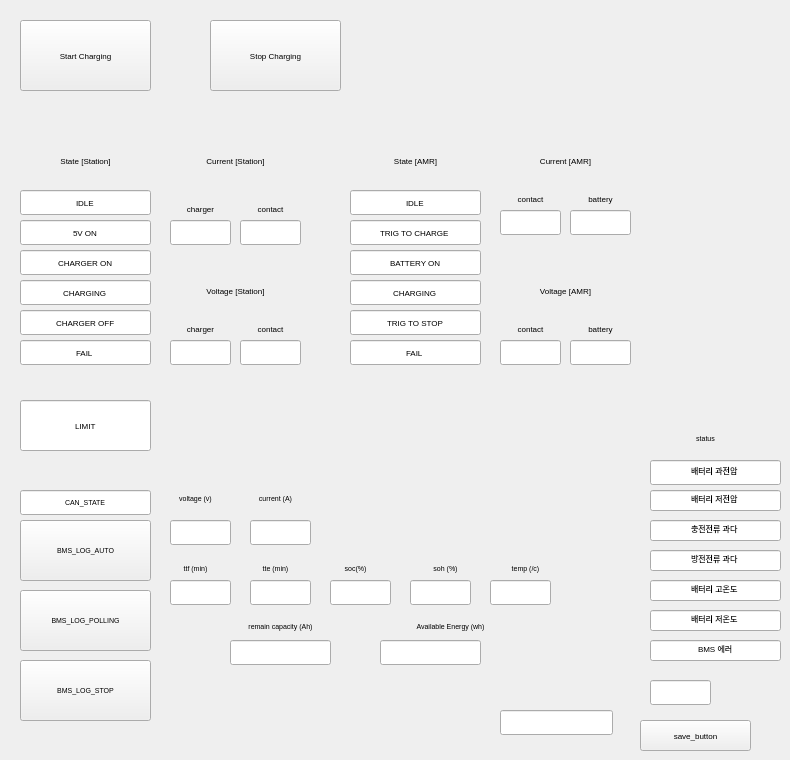
  <widget class="QWidget" name="centralwidget">
   <widget class="QPushButton" name="BTN_START_CHARGING">
    <property name="geometry">
     <rect>
      <x>20</x>
      <y>20</y>
      <width>131</width>
      <height>71</height>
     </rect>
    </property>
    <property name="font">
     <font>
      <pointsize>6</pointsize>
     </font>
    </property>
    <property name="text">
     <string>Start Charging</string>
    </property>
   </widget>
   <widget class="QPushButton" name="BTN_STOP_CHARGING">
    <property name="geometry">
     <rect>
      <x>210</x>
      <y>20</y>
      <width>131</width>
      <height>71</height>
     </rect>
    </property>
    <property name="font">
     <font>
      <pointsize>6</pointsize>
     </font>
    </property>
    <property name="text">
     <string>Stop Charging</string>
    </property>
   </widget>
   <widget class="QLabel" name="label">
    <property name="geometry">
     <rect>
      <x>20</x>
      <y>140</y>
      <width>131</width>
      <height>41</height>
     </rect>
    </property>
    <property name="font">
     <font>
      <pointsize>6</pointsize>
     </font>
    </property>
    <property name="text">
     <string>State [Station]</string>
    </property>
    <property name="alignment">
     <set>Qt::AlignCenter</set>
    </property>
   </widget>
   <widget class="QLabel" name="label_2">
    <property name="geometry">
     <rect>
      <x>350</x>
      <y>140</y>
      <width>131</width>
      <height>41</height>
     </rect>
    </property>
    <property name="font">
     <font>
      <pointsize>6</pointsize>
     </font>
    </property>
    <property name="text">
     <string>State [AMR]</string>
    </property>
    <property name="alignment">
     <set>Qt::AlignCenter</set>
    </property>
   </widget>
   <widget class="QLineEdit" name="LE_STATE_STATION_IDLE">
    <property name="geometry">
     <rect>
      <x>20</x>
      <y>190</y>
      <width>131</width>
      <height>25</height>
     </rect>
    </property>
    <property name="font">
     <font>
      <pointsize>6</pointsize>
     </font>
    </property>
    <property name="text">
     <string>IDLE</string>
    </property>
    <property name="alignment">
     <set>Qt::AlignCenter</set>
    </property>
    <property name="readOnly">
     <bool>true</bool>
    </property>
   </widget>
   <widget class="QLineEdit" name="LE_STATE_STATION_5V_ON">
    <property name="geometry">
     <rect>
      <x>20</x>
      <y>220</y>
      <width>131</width>
      <height>25</height>
     </rect>
    </property>
    <property name="font">
     <font>
      <pointsize>6</pointsize>
     </font>
    </property>
    <property name="text">
     <string>5V ON</string>
    </property>
    <property name="alignment">
     <set>Qt::AlignCenter</set>
    </property>
    <property name="readOnly">
     <bool>true</bool>
    </property>
   </widget>
   <widget class="QLineEdit" name="LE_STATE_STATION_CHARGER_ON">
    <property name="geometry">
     <rect>
      <x>20</x>
      <y>250</y>
      <width>131</width>
      <height>25</height>
     </rect>
    </property>
    <property name="font">
     <font>
      <pointsize>6</pointsize>
     </font>
    </property>
    <property name="text">
     <string>CHARGER ON</string>
    </property>
    <property name="alignment">
     <set>Qt::AlignCenter</set>
    </property>
    <property name="readOnly">
     <bool>true</bool>
    </property>
   </widget>
   <widget class="QLineEdit" name="LE_STATE_STATION_CHARGING">
    <property name="geometry">
     <rect>
      <x>20</x>
      <y>280</y>
      <width>131</width>
      <height>25</height>
     </rect>
    </property>
    <property name="font">
     <font>
      <pointsize>6</pointsize>
     </font>
    </property>
    <property name="text">
     <string>CHARGING</string>
    </property>
    <property name="alignment">
     <set>Qt::AlignCenter</set>
    </property>
    <property name="readOnly">
     <bool>true</bool>
    </property>
   </widget>
   <widget class="QLineEdit" name="LE_STATE_STATION_CHARGER_OFF">
    <property name="geometry">
     <rect>
      <x>20</x>
      <y>310</y>
      <width>131</width>
      <height>25</height>
     </rect>
    </property>
    <property name="font">
     <font>
      <pointsize>6</pointsize>
     </font>
    </property>
    <property name="text">
     <string>CHARGER OFF</string>
    </property>
    <property name="alignment">
     <set>Qt::AlignCenter</set>
    </property>
    <property name="readOnly">
     <bool>true</bool>
    </property>
   </widget>
   <widget class="QLineEdit" name="LE_STATE_STATION_FAIL">
    <property name="geometry">
     <rect>
      <x>20</x>
      <y>340</y>
      <width>131</width>
      <height>25</height>
     </rect>
    </property>
    <property name="font">
     <font>
      <pointsize>6</pointsize>
     </font>
    </property>
    <property name="text">
     <string>FAIL</string>
    </property>
    <property name="alignment">
     <set>Qt::AlignCenter</set>
    </property>
    <property name="readOnly">
     <bool>true</bool>
    </property>
   </widget>
   <widget class="QLineEdit" name="LE_STATE_AMR_IDLE">
    <property name="geometry">
     <rect>
      <x>350</x>
      <y>190</y>
      <width>131</width>
      <height>25</height>
     </rect>
    </property>
    <property name="font">
     <font>
      <pointsize>6</pointsize>
     </font>
    </property>
    <property name="text">
     <string>IDLE</string>
    </property>
    <property name="alignment">
     <set>Qt::AlignCenter</set>
    </property>
    <property name="readOnly">
     <bool>true</bool>
    </property>
   </widget>
   <widget class="QLineEdit" name="LE_STATE_AMR_TRIG_TO_CHARGE">
    <property name="geometry">
     <rect>
      <x>350</x>
      <y>220</y>
      <width>131</width>
      <height>25</height>
     </rect>
    </property>
    <property name="font">
     <font>
      <pointsize>6</pointsize>
     </font>
    </property>
    <property name="text">
     <string>TRIG TO CHARGE</string>
    </property>
    <property name="alignment">
     <set>Qt::AlignCenter</set>
    </property>
    <property name="readOnly">
     <bool>true</bool>
    </property>
   </widget>
   <widget class="QLineEdit" name="LE_STATE_AMR_BATTERY_ON">
    <property name="geometry">
     <rect>
      <x>350</x>
      <y>250</y>
      <width>131</width>
      <height>25</height>
     </rect>
    </property>
    <property name="font">
     <font>
      <pointsize>6</pointsize>
     </font>
    </property>
    <property name="text">
     <string>BATTERY ON</string>
    </property>
    <property name="alignment">
     <set>Qt::AlignCenter</set>
    </property>
    <property name="readOnly">
     <bool>true</bool>
    </property>
   </widget>
   <widget class="QLineEdit" name="LE_STATE_AMR_CHARGING">
    <property name="geometry">
     <rect>
      <x>350</x>
      <y>280</y>
      <width>131</width>
      <height>25</height>
     </rect>
    </property>
    <property name="font">
     <font>
      <pointsize>6</pointsize>
     </font>
    </property>
    <property name="text">
     <string>CHARGING</string>
    </property>
    <property name="alignment">
     <set>Qt::AlignCenter</set>
    </property>
    <property name="readOnly">
     <bool>true</bool>
    </property>
   </widget>
   <widget class="QLineEdit" name="LE_STATE_AMR_TRIG_TO_STOP">
    <property name="geometry">
     <rect>
      <x>350</x>
      <y>310</y>
      <width>131</width>
      <height>25</height>
     </rect>
    </property>
    <property name="font">
     <font>
      <pointsize>6</pointsize>
     </font>
    </property>
    <property name="text">
     <string>TRIG TO STOP</string>
    </property>
    <property name="alignment">
     <set>Qt::AlignCenter</set>
    </property>
    <property name="readOnly">
     <bool>true</bool>
    </property>
   </widget>
   <widget class="QLineEdit" name="LE_STATE_AMR_FAIL">
    <property name="geometry">
     <rect>
      <x>350</x>
      <y>340</y>
      <width>131</width>
      <height>25</height>
     </rect>
    </property>
    <property name="font">
     <font>
      <pointsize>6</pointsize>
     </font>
    </property>
    <property name="text">
     <string>FAIL</string>
    </property>
    <property name="alignment">
     <set>Qt::AlignCenter</set>
    </property>
    <property name="readOnly">
     <bool>true</bool>
    </property>
   </widget>
   <widget class="QLineEdit" name="LE_STATION_LIMIT">
    <property name="geometry">
     <rect>
      <x>20</x>
      <y>400</y>
      <width>131</width>
      <height>51</height>
     </rect>
    </property>
    <property name="font">
     <font>
      <pointsize>6</pointsize>
     </font>
    </property>
    <property name="text">
     <string>LIMIT</string>
    </property>
    <property name="alignment">
     <set>Qt::AlignCenter</set>
    </property>
    <property name="readOnly">
     <bool>true</bool>
    </property>
   </widget>
   <widget class="QLabel" name="label_3">
    <property name="geometry">
     <rect>
      <x>170</x>
      <y>140</y>
      <width>131</width>
      <height>41</height>
     </rect>
    </property>
    <property name="font">
     <font>
      <pointsize>6</pointsize>
     </font>
    </property>
    <property name="text">
     <string>Current [Station]</string>
    </property>
    <property name="alignment">
     <set>Qt::AlignCenter</set>
    </property>
   </widget>
   <widget class="QLabel" name="label_4">
    <property name="geometry">
     <rect>
      <x>500</x>
      <y>140</y>
      <width>131</width>
      <height>41</height>
     </rect>
    </property>
    <property name="font">
     <font>
      <pointsize>6</pointsize>
     </font>
    </property>
    <property name="text">
     <string>Current [AMR]</string>
    </property>
    <property name="alignment">
     <set>Qt::AlignCenter</set>
    </property>
   </widget>
   <widget class="QLineEdit" name="LE_STATION_CURRENT_1">
    <property name="geometry">
     <rect>
      <x>170</x>
      <y>220</y>
      <width>61</width>
      <height>25</height>
     </rect>
    </property>
    <property name="font">
     <font>
      <pointsize>6</pointsize>
     </font>
    </property>
    <property name="text">
     <string/>
    </property>
    <property name="alignment">
     <set>Qt::AlignCenter</set>
    </property>
    <property name="readOnly">
     <bool>true</bool>
    </property>
   </widget>
   <widget class="QLineEdit" name="LE_STATION_CURRENT_2">
    <property name="geometry">
     <rect>
      <x>240</x>
      <y>220</y>
      <width>61</width>
      <height>25</height>
     </rect>
    </property>
    <property name="font">
     <font>
      <pointsize>6</pointsize>
     </font>
    </property>
    <property name="text">
     <string/>
    </property>
    <property name="alignment">
     <set>Qt::AlignCenter</set>
    </property>
    <property name="readOnly">
     <bool>true</bool>
    </property>
   </widget>
   <widget class="QLabel" name="label_5">
    <property name="geometry">
     <rect>
      <x>170</x>
      <y>200</y>
      <width>61</width>
      <height>17</height>
     </rect>
    </property>
    <property name="font">
     <font>
      <pointsize>6</pointsize>
     </font>
    </property>
    <property name="text">
     <string>charger</string>
    </property>
    <property name="alignment">
     <set>Qt::AlignCenter</set>
    </property>
   </widget>
   <widget class="QLabel" name="label_6">
    <property name="geometry">
     <rect>
      <x>240</x>
      <y>200</y>
      <width>61</width>
      <height>17</height>
     </rect>
    </property>
    <property name="font">
     <font>
      <pointsize>6</pointsize>
     </font>
    </property>
    <property name="text">
     <string>contact</string>
    </property>
    <property name="alignment">
     <set>Qt::AlignCenter</set>
    </property>
   </widget>
   <widget class="QLabel" name="label_7">
    <property name="geometry">
     <rect>
      <x>170</x>
      <y>270</y>
      <width>131</width>
      <height>41</height>
     </rect>
    </property>
    <property name="font">
     <font>
      <pointsize>6</pointsize>
     </font>
    </property>
    <property name="text">
     <string>Voltage [Station]</string>
    </property>
    <property name="alignment">
     <set>Qt::AlignCenter</set>
    </property>
   </widget>
   <widget class="QLineEdit" name="LE_STATION_VOLTAGE_2">
    <property name="geometry">
     <rect>
      <x>240</x>
      <y>340</y>
      <width>61</width>
      <height>25</height>
     </rect>
    </property>
    <property name="font">
     <font>
      <pointsize>6</pointsize>
     </font>
    </property>
    <property name="text">
     <string/>
    </property>
    <property name="alignment">
     <set>Qt::AlignCenter</set>
    </property>
    <property name="readOnly">
     <bool>true</bool>
    </property>
   </widget>
   <widget class="QLineEdit" name="LE_STATION_VOLTAGE_1">
    <property name="geometry">
     <rect>
      <x>170</x>
      <y>340</y>
      <width>61</width>
      <height>25</height>
     </rect>
    </property>
    <property name="font">
     <font>
      <pointsize>6</pointsize>
     </font>
    </property>
    <property name="text">
     <string/>
    </property>
    <property name="alignment">
     <set>Qt::AlignCenter</set>
    </property>
    <property name="readOnly">
     <bool>true</bool>
    </property>
   </widget>
   <widget class="QLabel" name="label_8">
    <property name="geometry">
     <rect>
      <x>240</x>
      <y>320</y>
      <width>61</width>
      <height>17</height>
     </rect>
    </property>
    <property name="font">
     <font>
      <pointsize>6</pointsize>
     </font>
    </property>
    <property name="text">
     <string>contact</string>
    </property>
    <property name="alignment">
     <set>Qt::AlignCenter</set>
    </property>
   </widget>
   <widget class="QLabel" name="label_9">
    <property name="geometry">
     <rect>
      <x>170</x>
      <y>320</y>
      <width>61</width>
      <height>17</height>
     </rect>
    </property>
    <property name="font">
     <font>
      <pointsize>6</pointsize>
     </font>
    </property>
    <property name="text">
     <string>charger</string>
    </property>
    <property name="alignment">
     <set>Qt::AlignCenter</set>
    </property>
   </widget>
   <widget class="QLabel" name="label_10">
    <property name="geometry">
     <rect>
      <x>500</x>
      <y>190</y>
      <width>61</width>
      <height>17</height>
     </rect>
    </property>
    <property name="font">
     <font>
      <pointsize>6</pointsize>
     </font>
    </property>
    <property name="text">
     <string>contact</string>
    </property>
    <property name="alignment">
     <set>Qt::AlignCenter</set>
    </property>
   </widget>
   <widget class="QLineEdit" name="LE_AMR_CURRENT_1">
    <property name="geometry">
     <rect>
      <x>500</x>
      <y>210</y>
      <width>61</width>
      <height>25</height>
     </rect>
    </property>
    <property name="font">
     <font>
      <pointsize>6</pointsize>
     </font>
    </property>
    <property name="text">
     <string/>
    </property>
    <property name="alignment">
     <set>Qt::AlignCenter</set>
    </property>
    <property name="readOnly">
     <bool>true</bool>
    </property>
   </widget>
   <widget class="QLabel" name="label_11">
    <property name="geometry">
     <rect>
      <x>570</x>
      <y>190</y>
      <width>61</width>
      <height>17</height>
     </rect>
    </property>
    <property name="font">
     <font>
      <pointsize>6</pointsize>
     </font>
    </property>
    <property name="text">
     <string>battery</string>
    </property>
    <property name="alignment">
     <set>Qt::AlignCenter</set>
    </property>
   </widget>
   <widget class="QLineEdit" name="LE_AMR_CURRENT_2">
    <property name="geometry">
     <rect>
      <x>570</x>
      <y>210</y>
      <width>61</width>
      <height>25</height>
     </rect>
    </property>
    <property name="font">
     <font>
      <pointsize>6</pointsize>
     </font>
    </property>
    <property name="text">
     <string/>
    </property>
    <property name="alignment">
     <set>Qt::AlignCenter</set>
    </property>
    <property name="readOnly">
     <bool>true</bool>
    </property>
   </widget>
   <widget class="QLineEdit" name="LE_AMR_VOLTAGE_2">
    <property name="geometry">
     <rect>
      <x>570</x>
      <y>340</y>
      <width>61</width>
      <height>25</height>
     </rect>
    </property>
    <property name="font">
     <font>
      <pointsize>6</pointsize>
     </font>
    </property>
    <property name="text">
     <string/>
    </property>
    <property name="alignment">
     <set>Qt::AlignCenter</set>
    </property>
    <property name="readOnly">
     <bool>true</bool>
    </property>
   </widget>
   <widget class="QLineEdit" name="LE_AMR_VOLTAGE_1">
    <property name="geometry">
     <rect>
      <x>500</x>
      <y>340</y>
      <width>61</width>
      <height>25</height>
     </rect>
    </property>
    <property name="font">
     <font>
      <pointsize>6</pointsize>
     </font>
    </property>
    <property name="text">
     <string/>
    </property>
    <property name="alignment">
     <set>Qt::AlignCenter</set>
    </property>
    <property name="readOnly">
     <bool>true</bool>
    </property>
   </widget>
   <widget class="QLabel" name="label_12">
    <property name="geometry">
     <rect>
      <x>500</x>
      <y>270</y>
      <width>131</width>
      <height>41</height>
     </rect>
    </property>
    <property name="font">
     <font>
      <pointsize>6</pointsize>
     </font>
    </property>
    <property name="text">
     <string>Voltage [AMR]</string>
    </property>
    <property name="alignment">
     <set>Qt::AlignCenter</set>
    </property>
   </widget>
   <widget class="QLabel" name="label_13">
    <property name="geometry">
     <rect>
      <x>500</x>
      <y>320</y>
      <width>61</width>
      <height>17</height>
     </rect>
    </property>
    <property name="font">
     <font>
      <pointsize>6</pointsize>
     </font>
    </property>
    <property name="text">
     <string>contact</string>
    </property>
    <property name="alignment">
     <set>Qt::AlignCenter</set>
    </property>
   </widget>
   <widget class="QLabel" name="label_14">
    <property name="geometry">
     <rect>
      <x>570</x>
      <y>320</y>
      <width>61</width>
      <height>17</height>
     </rect>
    </property>
    <property name="font">
     <font>
      <pointsize>6</pointsize>
     </font>
    </property>
    <property name="text">
     <string>battery</string>
    </property>
    <property name="alignment">
     <set>Qt::AlignCenter</set>
    </property>
   </widget>
   <widget class="QPushButton" name="BMS_LOG_AUTO">
    <property name="geometry">
     <rect>
      <x>20</x>
      <y>520</y>
      <width>131</width>
      <height>61</height>
     </rect>
    </property>
    <property name="font">
     <font>
      <pointsize>5</pointsize>
     </font>
    </property>
    <property name="text">
     <string>BMS_LOG_AUTO</string>
    </property>
   </widget>
   <widget class="QLineEdit" name="BMS_VOLTAGE">
    <property name="geometry">
     <rect>
      <x>170</x>
      <y>520</y>
      <width>61</width>
      <height>25</height>
     </rect>
    </property>
    <property name="font">
     <font>
      <pointsize>5</pointsize>
     </font>
    </property>
    <property name="contextMenuPolicy">
     <enum>Qt::DefaultContextMenu</enum>
    </property>
    <property name="text">
     <string/>
    </property>
    <property name="alignment">
     <set>Qt::AlignCenter</set>
    </property>
    <property name="readOnly">
     <bool>true</bool>
    </property>
   </widget>
   <widget class="QLineEdit" name="BMS_CURRENT">
    <property name="geometry">
     <rect>
      <x>250</x>
      <y>520</y>
      <width>61</width>
      <height>25</height>
     </rect>
    </property>
    <property name="font">
     <font>
      <pointsize>5</pointsize>
     </font>
    </property>
    <property name="contextMenuPolicy">
     <enum>Qt::DefaultContextMenu</enum>
    </property>
    <property name="text">
     <string/>
    </property>
    <property name="alignment">
     <set>Qt::AlignCenter</set>
    </property>
    <property name="readOnly">
     <bool>true</bool>
    </property>
   </widget>
   <widget class="QLineEdit" name="CAN_STATE_IDLE">
    <property name="geometry">
     <rect>
      <x>20</x>
      <y>490</y>
      <width>131</width>
      <height>25</height>
     </rect>
    </property>
    <property name="font">
     <font>
      <pointsize>5</pointsize>
     </font>
    </property>
    <property name="text">
     <string>CAN_STATE</string>
    </property>
    <property name="alignment">
     <set>Qt::AlignCenter</set>
    </property>
    <property name="readOnly">
     <bool>true</bool>
    </property>
   </widget>
   <widget class="QLabel" name="label_15">
    <property name="geometry">
     <rect>
      <x>150</x>
      <y>490</y>
      <width>91</width>
      <height>17</height>
     </rect>
    </property>
    <property name="font">
     <font>
      <pointsize>5</pointsize>
     </font>
    </property>
    <property name="text">
     <string>voltage (v)</string>
    </property>
    <property name="alignment">
     <set>Qt::AlignCenter</set>
    </property>
   </widget>
   <widget class="QLabel" name="label_16">
    <property name="geometry">
     <rect>
      <x>230</x>
      <y>490</y>
      <width>91</width>
      <height>17</height>
     </rect>
    </property>
    <property name="font">
     <font>
      <pointsize>5</pointsize>
     </font>
    </property>
    <property name="text">
     <string>current (A)</string>
    </property>
    <property name="alignment">
     <set>Qt::AlignCenter</set>
    </property>
   </widget>
   <widget class="QPushButton" name="BMS_LOG_POLLING">
    <property name="geometry">
     <rect>
      <x>20</x>
      <y>590</y>
      <width>131</width>
      <height>61</height>
     </rect>
    </property>
    <property name="font">
     <font>
      <pointsize>5</pointsize>
     </font>
    </property>
    <property name="text">
     <string>BMS_LOG_POLLING</string>
    </property>
   </widget>
   <widget class="QLabel" name="label_17">
    <property name="geometry">
     <rect>
      <x>660</x>
      <y>430</y>
      <width>91</width>
      <height>17</height>
     </rect>
    </property>
    <property name="font">
     <font>
      <pointsize>5</pointsize>
     </font>
    </property>
    <property name="text">
     <string>status</string>
    </property>
    <property name="alignment">
     <set>Qt::AlignCenter</set>
    </property>
   </widget>
   <widget class="QLabel" name="label_18">
    <property name="geometry">
     <rect>
      <x>150</x>
      <y>560</y>
      <width>91</width>
      <height>17</height>
     </rect>
    </property>
    <property name="font">
     <font>
      <pointsize>5</pointsize>
     </font>
    </property>
    <property name="text">
     <string>ttf (min)</string>
    </property>
    <property name="alignment">
     <set>Qt::AlignCenter</set>
    </property>
   </widget>
   <widget class="QLabel" name="label_19">
    <property name="geometry">
     <rect>
      <x>230</x>
      <y>560</y>
      <width>91</width>
      <height>17</height>
     </rect>
    </property>
    <property name="font">
     <font>
      <pointsize>5</pointsize>
     </font>
    </property>
    <property name="text">
     <string>tte (min)</string>
    </property>
    <property name="alignment">
     <set>Qt::AlignCenter</set>
    </property>
   </widget>
   <widget class="QLabel" name="label_20">
    <property name="geometry">
     <rect>
      <x>310</x>
      <y>560</y>
      <width>91</width>
      <height>17</height>
     </rect>
    </property>
    <property name="font">
     <font>
      <pointsize>5</pointsize>
     </font>
    </property>
    <property name="text">
     <string>soc(%)</string>
    </property>
    <property name="alignment">
     <set>Qt::AlignCenter</set>
    </property>
   </widget>
   <widget class="QLabel" name="label_21">
    <property name="geometry">
     <rect>
      <x>400</x>
      <y>560</y>
      <width>91</width>
      <height>17</height>
     </rect>
    </property>
    <property name="font">
     <font>
      <pointsize>5</pointsize>
     </font>
    </property>
    <property name="text">
     <string>soh (%)</string>
    </property>
    <property name="alignment">
     <set>Qt::AlignCenter</set>
    </property>
   </widget>
   <widget class="QLineEdit" name="BMS_TTF">
    <property name="geometry">
     <rect>
      <x>170</x>
      <y>580</y>
      <width>61</width>
      <height>25</height>
     </rect>
    </property>
    <property name="font">
     <font>
      <pointsize>5</pointsize>
     </font>
    </property>
    <property name="contextMenuPolicy">
     <enum>Qt::DefaultContextMenu</enum>
    </property>
    <property name="text">
     <string/>
    </property>
    <property name="alignment">
     <set>Qt::AlignCenter</set>
    </property>
    <property name="readOnly">
     <bool>true</bool>
    </property>
   </widget>
   <widget class="QLineEdit" name="BMS_TTE">
    <property name="geometry">
     <rect>
      <x>250</x>
      <y>580</y>
      <width>61</width>
      <height>25</height>
     </rect>
    </property>
    <property name="font">
     <font>
      <pointsize>5</pointsize>
     </font>
    </property>
    <property name="contextMenuPolicy">
     <enum>Qt::DefaultContextMenu</enum>
    </property>
    <property name="text">
     <string/>
    </property>
    <property name="alignment">
     <set>Qt::AlignCenter</set>
    </property>
    <property name="readOnly">
     <bool>true</bool>
    </property>
   </widget>
   <widget class="QLineEdit" name="BMS_SOC">
    <property name="geometry">
     <rect>
      <x>330</x>
      <y>580</y>
      <width>61</width>
      <height>25</height>
     </rect>
    </property>
    <property name="font">
     <font>
      <pointsize>5</pointsize>
     </font>
    </property>
    <property name="contextMenuPolicy">
     <enum>Qt::DefaultContextMenu</enum>
    </property>
    <property name="text">
     <string/>
    </property>
    <property name="alignment">
     <set>Qt::AlignCenter</set>
    </property>
    <property name="readOnly">
     <bool>true</bool>
    </property>
   </widget>
   <widget class="QLineEdit" name="BMS_SOH">
    <property name="geometry">
     <rect>
      <x>410</x>
      <y>580</y>
      <width>61</width>
      <height>25</height>
     </rect>
    </property>
    <property name="font">
     <font>
      <pointsize>5</pointsize>
     </font>
    </property>
    <property name="contextMenuPolicy">
     <enum>Qt::DefaultContextMenu</enum>
    </property>
    <property name="text">
     <string/>
    </property>
    <property name="alignment">
     <set>Qt::AlignCenter</set>
    </property>
    <property name="readOnly">
     <bool>true</bool>
    </property>
   </widget>
   <widget class="QLabel" name="label_22">
    <property name="geometry">
     <rect>
      <x>210</x>
      <y>616</y>
      <width>141</width>
      <height>21</height>
     </rect>
    </property>
    <property name="font">
     <font>
      <pointsize>5</pointsize>
     </font>
    </property>
    <property name="text">
     <string>remain capacity (Ah)</string>
    </property>
    <property name="alignment">
     <set>Qt::AlignCenter</set>
    </property>
   </widget>
   <widget class="QLabel" name="label_23">
    <property name="geometry">
     <rect>
      <x>350</x>
      <y>616</y>
      <width>201</width>
      <height>21</height>
     </rect>
    </property>
    <property name="font">
     <font>
      <pointsize>5</pointsize>
     </font>
    </property>
    <property name="text">
     <string>Available Energy (wh)</string>
    </property>
    <property name="alignment">
     <set>Qt::AlignCenter</set>
    </property>
   </widget>
   <widget class="QLineEdit" name="BMS_RC">
    <property name="geometry">
     <rect>
      <x>230</x>
      <y>640</y>
      <width>101</width>
      <height>25</height>
     </rect>
    </property>
    <property name="font">
     <font>
      <pointsize>5</pointsize>
     </font>
    </property>
    <property name="contextMenuPolicy">
     <enum>Qt::DefaultContextMenu</enum>
    </property>
    <property name="text">
     <string/>
    </property>
    <property name="alignment">
     <set>Qt::AlignCenter</set>
    </property>
    <property name="readOnly">
     <bool>true</bool>
    </property>
   </widget>
   <widget class="QLineEdit" name="BMS_AE">
    <property name="geometry">
     <rect>
      <x>380</x>
      <y>640</y>
      <width>101</width>
      <height>25</height>
     </rect>
    </property>
    <property name="font">
     <font>
      <pointsize>5</pointsize>
     </font>
    </property>
    <property name="contextMenuPolicy">
     <enum>Qt::DefaultContextMenu</enum>
    </property>
    <property name="text">
     <string/>
    </property>
    <property name="alignment">
     <set>Qt::AlignCenter</set>
    </property>
    <property name="readOnly">
     <bool>true</bool>
    </property>
   </widget>
   <widget class="QLineEdit" name="BMS_TEMP">
    <property name="geometry">
     <rect>
      <x>490</x>
      <y>580</y>
      <width>61</width>
      <height>25</height>
     </rect>
    </property>
    <property name="font">
     <font>
      <pointsize>5</pointsize>
     </font>
    </property>
    <property name="contextMenuPolicy">
     <enum>Qt::DefaultContextMenu</enum>
    </property>
    <property name="text">
     <string/>
    </property>
    <property name="alignment">
     <set>Qt::AlignCenter</set>
    </property>
    <property name="readOnly">
     <bool>true</bool>
    </property>
   </widget>
   <widget class="QLabel" name="label_24">
    <property name="geometry">
     <rect>
      <x>480</x>
      <y>560</y>
      <width>91</width>
      <height>17</height>
     </rect>
    </property>
    <property name="font">
     <font>
      <pointsize>5</pointsize>
     </font>
    </property>
    <property name="text">
     <string>temp (/c)</string>
    </property>
    <property name="alignment">
     <set>Qt::AlignCenter</set>
    </property>
   </widget>
   <widget class="QPushButton" name="BMS_LOG_AUTO_STOP">
    <property name="geometry">
     <rect>
      <x>20</x>
      <y>660</y>
      <width>131</width>
      <height>61</height>
     </rect>
    </property>
    <property name="font">
     <font>
      <pointsize>5</pointsize>
     </font>
    </property>
    <property name="text">
     <string>BMS_LOG_STOP</string>
    </property>
   </widget>
   <widget class="QLineEdit" name="BMS_ERROR_OV">
    <property name="geometry">
     <rect>
      <x>650</x>
      <y>460</y>
      <width>131</width>
      <height>25</height>
     </rect>
    </property>
    <property name="font">
     <font>
      <pointsize>6</pointsize>
     </font>
    </property>
    <property name="text">
     <string>배터리 과전압</string>
    </property>
    <property name="alignment">
     <set>Qt::AlignCenter</set>
    </property>
    <property name="readOnly">
     <bool>true</bool>
    </property>
   </widget>
   <widget class="QLineEdit" name="BMS_ERROR_LV">
    <property name="geometry">
     <rect>
      <x>650</x>
      <y>490</y>
      <width>131</width>
      <height>21</height>
     </rect>
    </property>
    <property name="font">
     <font>
      <pointsize>6</pointsize>
     </font>
    </property>
    <property name="text">
     <string>배터리 저전압</string>
    </property>
    <property name="alignment">
     <set>Qt::AlignCenter</set>
    </property>
    <property name="readOnly">
     <bool>true</bool>
    </property>
   </widget>
   <widget class="QLineEdit" name="BMS_ERROR_OCC">
    <property name="geometry">
     <rect>
      <x>650</x>
      <y>520</y>
      <width>131</width>
      <height>21</height>
     </rect>
    </property>
    <property name="font">
     <font>
      <pointsize>6</pointsize>
     </font>
    </property>
    <property name="text">
     <string>충전전류 과다</string>
    </property>
    <property name="alignment">
     <set>Qt::AlignCenter</set>
    </property>
    <property name="readOnly">
     <bool>true</bool>
    </property>
   </widget>
   <widget class="QLineEdit" name="BMS_ERROR_LDC">
    <property name="geometry">
     <rect>
      <x>650</x>
      <y>550</y>
      <width>131</width>
      <height>21</height>
     </rect>
    </property>
    <property name="font">
     <font>
      <pointsize>6</pointsize>
     </font>
    </property>
    <property name="text">
     <string>방전전류 과다</string>
    </property>
    <property name="alignment">
     <set>Qt::AlignCenter</set>
    </property>
    <property name="readOnly">
     <bool>true</bool>
    </property>
   </widget>
   <widget class="QLineEdit" name="BMS_ERROR_OT">
    <property name="geometry">
     <rect>
      <x>650</x>
      <y>580</y>
      <width>131</width>
      <height>21</height>
     </rect>
    </property>
    <property name="font">
     <font>
      <pointsize>6</pointsize>
     </font>
    </property>
    <property name="text">
     <string>배터리 고온도</string>
    </property>
    <property name="alignment">
     <set>Qt::AlignCenter</set>
    </property>
    <property name="readOnly">
     <bool>true</bool>
    </property>
   </widget>
   <widget class="QLineEdit" name="BMS_ERROR_LT">
    <property name="geometry">
     <rect>
      <x>650</x>
      <y>610</y>
      <width>131</width>
      <height>21</height>
     </rect>
    </property>
    <property name="font">
     <font>
      <pointsize>6</pointsize>
     </font>
    </property>
    <property name="text">
     <string>배터리 저온도</string>
    </property>
    <property name="alignment">
     <set>Qt::AlignCenter</set>
    </property>
    <property name="readOnly">
     <bool>true</bool>
    </property>
   </widget>
   <widget class="QLineEdit" name="BMS_ERROR_BMS_ERROR">
    <property name="geometry">
     <rect>
      <x>650</x>
      <y>640</y>
      <width>131</width>
      <height>21</height>
     </rect>
    </property>
    <property name="font">
     <font>
      <pointsize>6</pointsize>
     </font>
    </property>
    <property name="text">
     <string>BMS 에러</string>
    </property>
    <property name="alignment">
     <set>Qt::AlignCenter</set>
    </property>
    <property name="readOnly">
     <bool>true</bool>
    </property>
   </widget>
   <widget class="QLineEdit" name="SAVE_LOG">
    <property name="geometry">
     <rect>
      <x>650</x>
      <y>680</y>
      <width>61</width>
      <height>25</height>
     </rect>
    </property>
    <property name="font">
     <font>
      <pointsize>5</pointsize>
     </font>
    </property>
    <property name="contextMenuPolicy">
     <enum>Qt::DefaultContextMenu</enum>
    </property>
    <property name="text">
     <string/>
    </property>
    <property name="alignment">
     <set>Qt::AlignCenter</set>
    </property>
    <property name="readOnly">
     <bool>true</bool>
    </property>
   </widget>
   <widget class="QLineEdit" name="input_string">
    <property name="geometry">
     <rect>
      <x>500</x>
      <y>710</y>
      <width>113</width>
      <height>25</height>
     </rect>
    </property>
   </widget>
   <widget class="QPushButton" name="SAVE_BUTTON">
    <property name="geometry">
     <rect>
      <x>640</x>
      <y>720</y>
      <width>111</width>
      <height>31</height>
     </rect>
    </property>
    <property name="font">
     <font>
      <pointsize>6</pointsize>
     </font>
    </property>
    <property name="text">
     <string>save_button</string>
    </property>
   </widget>
  </widget>
